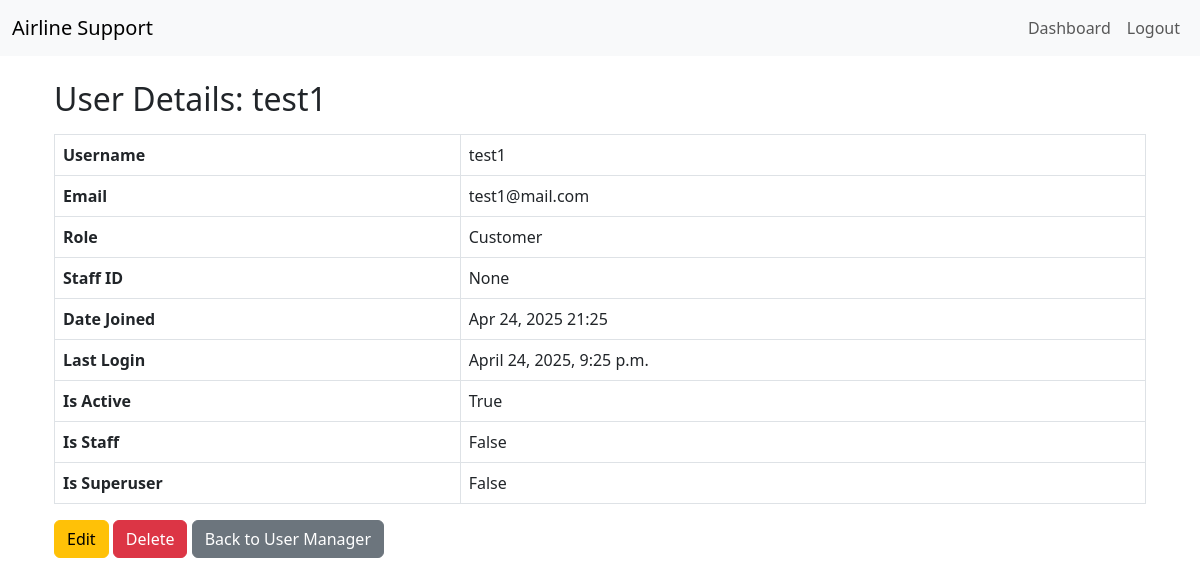
Before: /user/10/ (signed in) with the older database file.
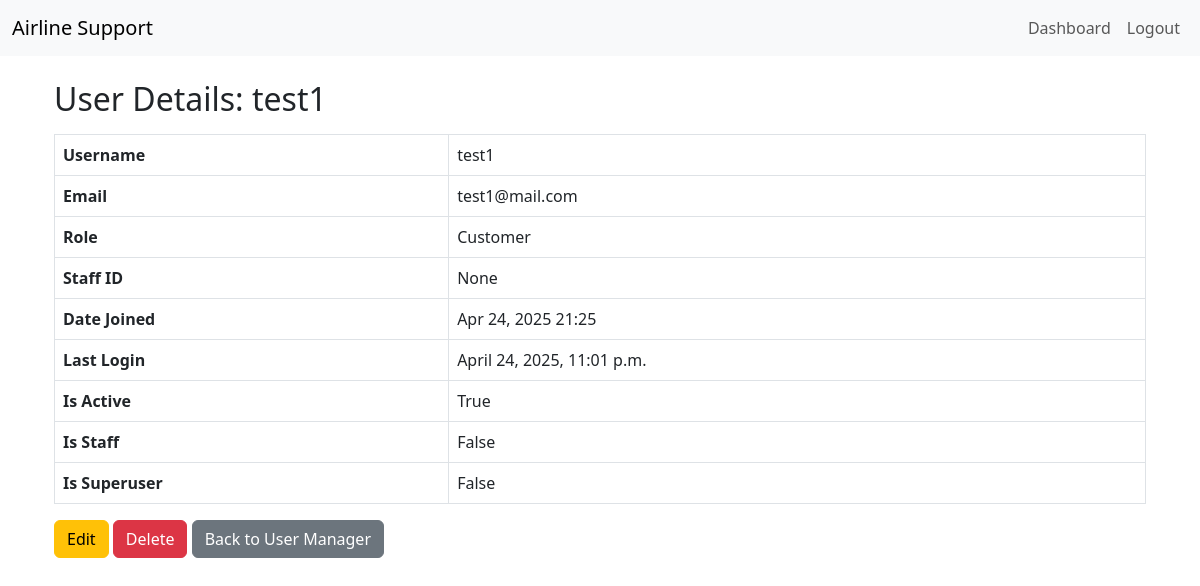
After: the same page with the newer database file.
### AirlineCustomerSupport/models.py (models this page shows, shortened)
class CustomUser(AbstractUser):
    ROLE_CHOICES = [
        ('customer', 'Customer'),
        ('support', 'Support Agent'),
        ('admin', 'System Admin'),
    ]
    role = models.CharField(max_length=10, choices=ROLE_CHOICES, default='customer')
    staff_id = models.CharField(max_length=6, blank=True, null=True)  # for agents only

### AirlineCustomerSupport/views.py (the view)
# urls.py: path('user/<int:user_id>/', views.view_user, name='view_user'),
@login_required
@staff_member_required
def view_user(request, user_id):
    user = get_object_or_404(CustomUser, id=user_id)
    return render(request, 'AirlineCustomerSupport/view_user.html', {'user': user})

### AirlineCustomerSupport/templates/AirlineCustomerSupport/view_user.html (shortened to what this page needs)
{% extends 'AirlineCustomerSupport/base.html' %}
{% block content %}
<div class="container mt-4">
    <h2>User Details: {{ user.username }}</h2>
    <table class="table table-bordered mt-3">
        <tr>
            <th>Username</th>
            <td>{{ user.username }}</td>
        </tr>
        <tr>
            <th>Email</th>
            <td>{{ user.email }}</td>
        </tr>
        <tr>
            <th>Role</th>
            <td>{{ user.role|capfirst }}</td>
        </tr>
        <tr>
            <th>Staff ID</th>
            <td>{{ user.staff_id }}</td>
        </tr>
        <tr>
            <th>Date Joined</th>
            <td>{{ user.date_joined|date:"M d, Y H:i" }}</td>
        </tr>
        <tr>
            <th>Last Login</th>
            <td>{{ user.last_login|default:"Never" }}</td>
        </tr>
        <tr>
            <th>Is Active</th>
            <td>{{ user.is_active }}</td>
        </tr>
        <tr>
            <th>Is Staff</th>
            <td>{{ user.is_staff }}</td>
        </tr>
        <tr>
            <th>Is Superuser</th>
            <td>{{ user.is_superuser }}</td>
        </tr>
    </table>
    <a href="{% url 'edit_user' user.id %}" class="btn btn-warning">Edit</a>
    <a href="{% url 'delete_user' user.id %}" class="btn btn-danger">Delete</a>
    <a href="{% url 'user_manager' %}" class="btn btn-secondary">Back to User Manager</a>
</div>
{% endblock %}

Changed rows visible on the page:
changed CustomUser "test1": last_login "April 24, 2025, 9:25 p.m." → "April 24, 2025, 11:01 p.m."
